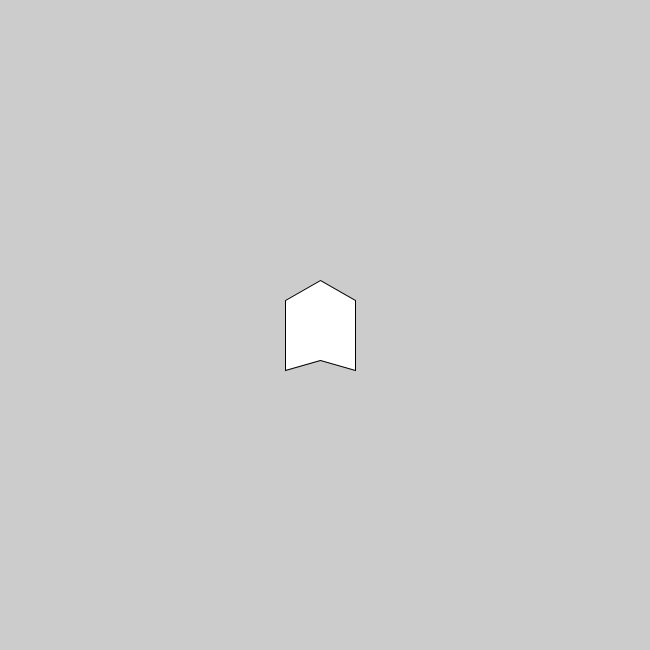
Frame 1 (no input)
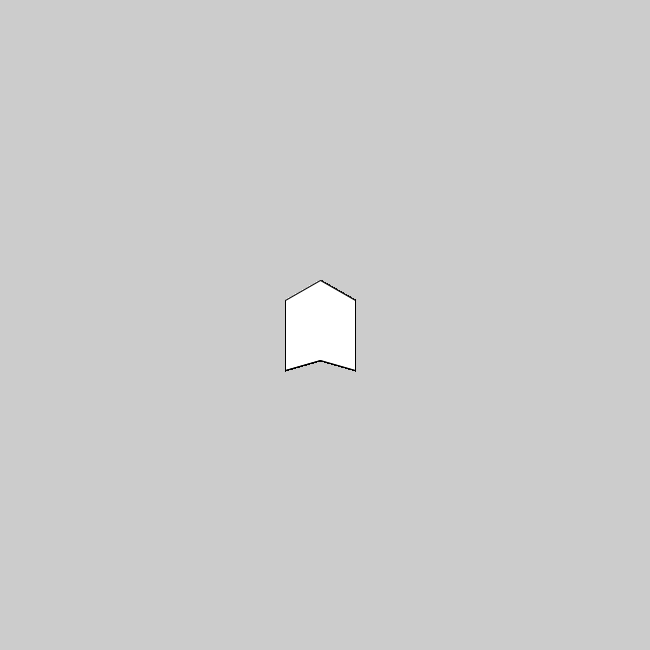
Frame 60 (the mouse pressed at the canvas centre just before this capture)
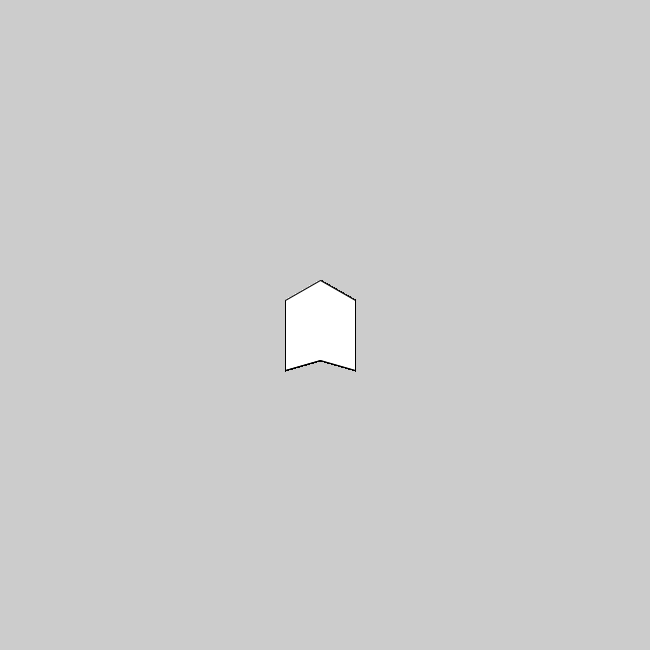
Frame 120 (the mouse held since frame 60 and released just before this capture)

The Processing sketch that drew these frames (run headless with seeded random() and noise(); from frame 60 on, the mouse is pressed at the canvas centre):

// Processing sketch: nez_avion
// ── nez_avion.pde
void setup() {
  size(650, 650); 
}


void draw() {
    
  beginShape();
  vertex(320, 280);
  vertex(355, 300);
  vertex(355, 370);
  vertex(320, 360);
  vertex(285, 370);
  vertex(285, 300);
  endShape(CLOSE);

}
